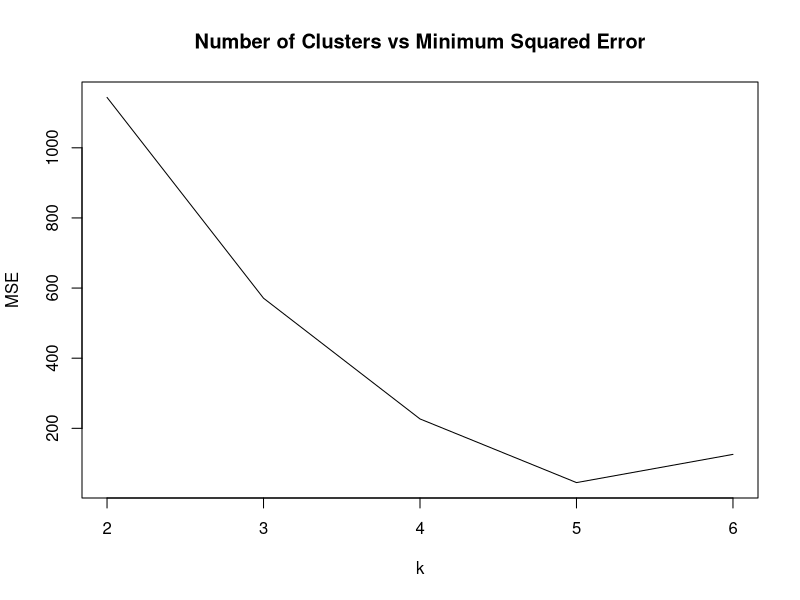

Write the R code that produced this figure.

# Loading Data
data<-read.csv("cluster_data.csv",header=TRUE)

# Creating model for K means with 2 clusters
kmeans_2<-kmeans(data[,-4],2)

# Creating model for K means with 3 clusters

kmeans_3<-kmeans(data[,-4],3)

# Creating model for K means with 4 clusters

kmeans_4<-kmeans(data[,-4],4)

# Creating model for K means with 5 clusters

kmeans_5<-kmeans(data[,-4],5)

# Creating model for K means with 6 clusters

kmeans_6<-kmeans(data[,-4],6)

# Computing total sum of squares cluster for k=2 :
total_ss_2<- kmeans_2$withinss[1]+kmeans_2$withinss[2]

# Computing total sum of squares cluster for k=3 :
total_ss_3<- kmeans_3$withinss[1]+kmeans_3$withinss[2]

# Computing total sum of squares cluster for k=4 :
total_ss_4<- kmeans_4$withinss[1]+kmeans_4$withinss[2]

# Computing total sum of squares cluster for k=5 :
total_ss_5<- kmeans_5$withinss[1]+kmeans_5$withinss[2]

# Computing total sum of squares cluster for k=6 :
total_ss_6<- kmeans_6$withinss[1]+kmeans_6$withinss[2]


total_ss<-c(total_ss_2,total_ss_3,total_ss_4,total_ss_5,total_ss_6)

k_values<-c(2,3,4,5,6)

#Plotting graph for this :

plot(k_values,total_ss,xlab="k",ylab="MSE",type="l",main="Number of Clusters vs Minimum Squared Error")

# From the graph, as per this data,elbow is created at k=3, so we will take 3 clusters in this case

# Class output for each sample with k=3 in K Means

kmeans_3$cluster
